Frame 1 (no input): blank canvas, image omitted
Frame 60 (the mouse pressed at the canvas centre just before this capture): blank canvas, image omitted
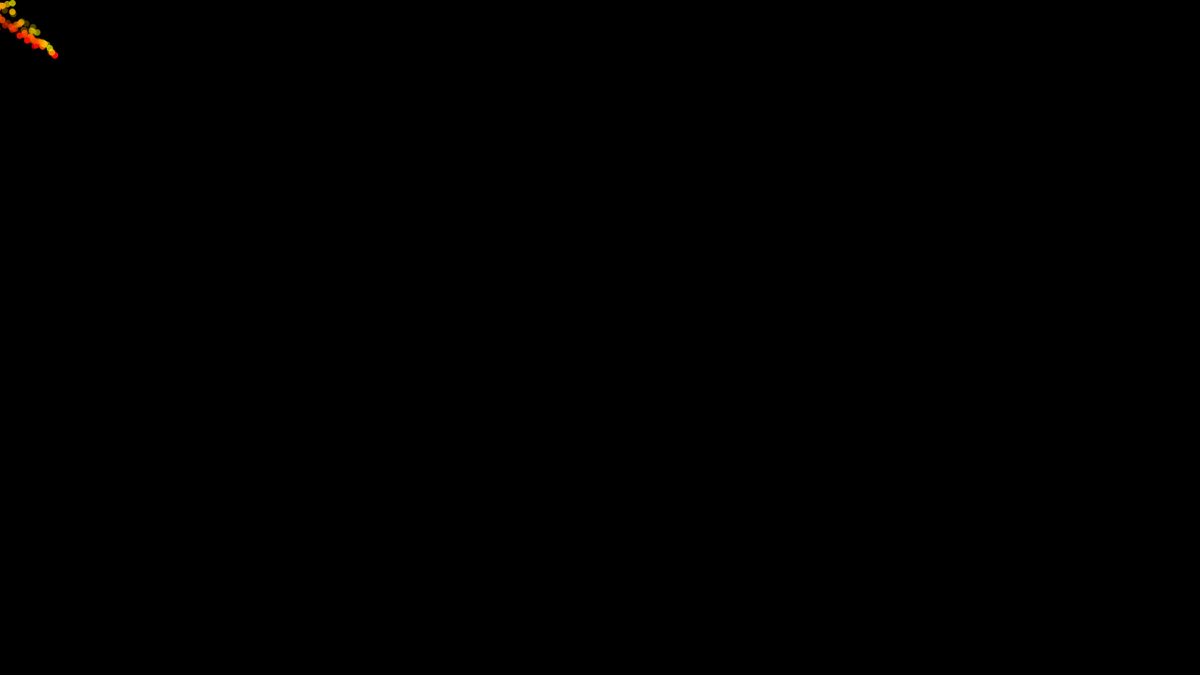
Frame 120 (the mouse held since frame 60 and released just before this capture)

The Processing sketch whose frames 1 and 60 were blank and that drew this single picture after the mouse press (run headless with seeded random() and noise(); from frame 60 on, the mouse is pressed at the canvas centre):

// Processing sketch: prova_nebulosa
// ── prova_nebulosa.pde
ParticleSystem ps;

int Nparticles = 1000;


void setup(){
  size(1280,720);
  
   ps = new ParticleSystem(new PVector(0,0), new PVector(1,0.5));
  
  // è qui che io riempio inizialmente il particleSystem
  // se non lo faccio poi non disegna nulla, perchè il codice
  // aggiunge una particella solo quando una (già presente) muore
  
  background(0);
}


void draw(){
  background(0);
  
  if (ps.show) {
    ps.update();
    ps.plot();
  }
  
}

void mousePressed() {
  ps.show = true;
  for(int p=0; p<Nparticles; p++){
    ps.addParticle();
  }
}

// ── particle.pde
class Particle{
  PVector pos, vel, acc, initPos;
  float radius, lifespan;
  PVector gravity;
  
  Particle(PVector pos, float radius, float lifespan, PVector gravity){
    this.initPos = pos.copy();
    this.pos = pos.copy();
    this.vel = new PVector();
    this.acc = new PVector();
    this.radius = radius;
    this.lifespan = lifespan;
    this.gravity = gravity;
  }
  
  void update(){    
    this.vel.add(this.acc);
    this.pos.add(this.vel);
    this.acc.mult(0);
  }
  
  void applyForce(){
    this.acc.add(this.gravity.mult(0.5));    
  }
  
  void plot(){
    float diff = this.gravity.heading();
    float hue = map(diff, -PI, PI, 0, 255);
    float alpha = max(0,int(lifespan));
    colorMode(HSB, 255);
    fill(hue, 255, 255, alpha);
    noStroke();
    ellipse(this.pos.x, this.pos.y, this.radius, this.radius);    
  }
  
  boolean isDead(){
    if (this.lifespan <= 0)
      return true;
    return false;
  }
}

// ── particleSystem.pde
class ParticleSystem{
  ArrayList<Particle> particles;
  PVector origin;
  PVector direction;
  boolean show;
  
  ParticleSystem(PVector origin, PVector direction){
    this.particles = new ArrayList<Particle>();
    this.origin = origin.copy();
    this.direction = direction.copy();
    this.show = false;
  }
  
  void addParticle(){
    float angle = this.direction.heading();
    angle += PI % (2*PI);
    float maxAngle = angle + PI/5;
    float minAngle = angle - PI/5;
    angle = random(minAngle, maxAngle);
    float x = cos(angle);
    float y = sin(angle);
    PVector force = new PVector(x,y);
    this.particles.add(new Particle(this.origin, 7, random(0,255), force));
  }
  
  void plot(){
    Particle p;
    for(int i=this.particles.size()-1; i>=0; i--){
      p = this.particles.get(i);
      p.applyForce();
      p.update();
      p.plot();
      p.lifespan-=0.5;
      if(p.isDead()){
         particles.remove(i);
         this.addParticle();
      }
    }
  }
  
  void update() {
    if (this.direction.x>0)
      this.origin.x++;
    else
      this.origin.x--;
    if (this.direction.y>0)
      this.origin.y++;
    else
      this.origin.y--;
  }

}
